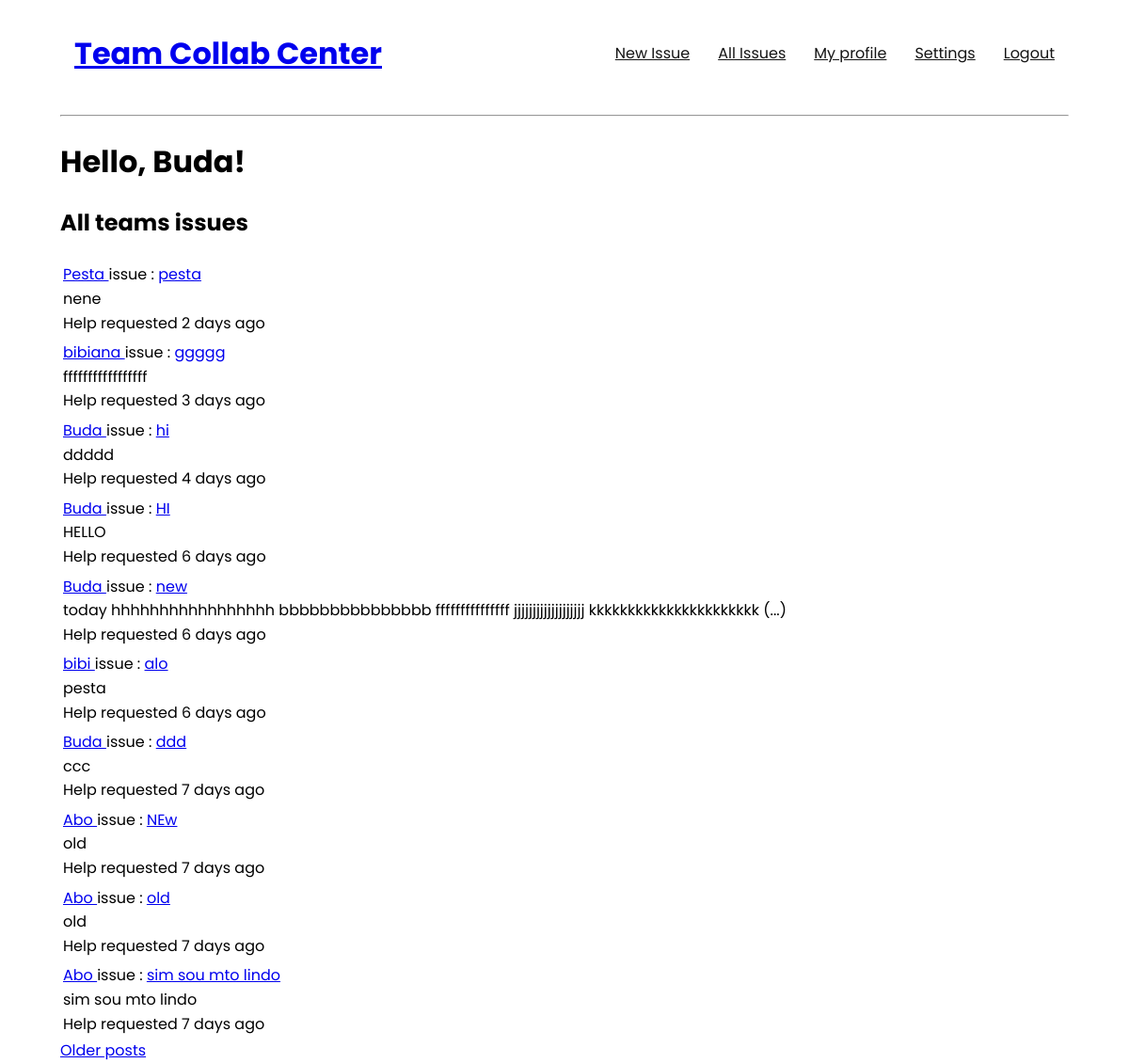
Page /explore (signed in) on the committed database.
### app/models.py (models this page shows, shortened)
class User(UserMixin, db.Model):
    __tablename__='users'
    id = db.Column(db.Integer, primary_key=True)
    username = db.Column(db.String(64), index=True, unique=True)
    email = db.Column(db.String(120), index=True, unique=True)
    password_hash = db.Column(db.String(128))
    posts = db.relationship('Post', backref='author', lazy='dynamic')
    position_id = db.Column(db.Integer, db.ForeignKey('position.id'))
    about_me = db.Column(db.String(240))
    last_seen = db.Column(db.DateTime, default=datetime.utcnow)
    team_id = db.Column(db.Integer, db.ForeignKey('teams.id'))
    comments = db.relationship('Comment', backref='comment_author', lazy='dynamic')

class Post(db.Model):
    __tablename__='posts'
    id = db.Column(db.Integer, primary_key=True)
    title = db.Column(db.String(64))
    description = db.Column(db.String(1000))
    timestamp = db.Column(db.DateTime, index=True, default=datetime.utcnow)
    user_id = db.Column(db.Integer, db.ForeignKey('users.id'))
    team_id = db.Column(db.Integer, db.ForeignKey('teams.id'))
    comments = db.relationship('Comment', backref='comment_ticket', lazy='dynamic')

### app/routes.py (the view)
@app.route('/explore')
@login_required
def explore():
    page = request.args.get('page', 1, type=int)
    posts = Post.query.order_by(Post.timestamp.desc()).paginate(
        page, app.config['POSTS_PER_PAGE'], False)
    next_url = url_for('explore', page=posts.next_num) \
        if posts.has_next else None
    prev_url = url_for('explore', page=posts.prev_num) \
        if posts.has_prev else None
    return render_template('explore.html', title='Explore', posts=posts.items,
                          next_url=next_url, prev_url=prev_url)

### app/models.py (called while the page is built)
@login.user_loader
def load_user(id):
    return User.query.get(int(id))

### app/routes.py (called while the page is built)
@app.before_request
def before_request():
    if current_user.is_authenticated:
        current_user.last_seen = datetime.utcnow()
        db.session.commit()

### app/templates/explore.html (shortened to what this page needs)
{% extends "base.html" %}
{% block content %}
    <h1>Hello, {{ current_user.username }}!</h1>
    <h2>All teams issues</h2>
    {% for post in posts %}
        {% include '_post.html' %}
    {% endfor %}
    {% if next_url %}
    <a href="{{ next_url }}">Older posts</a>
    {% endif %}
{% endblock %}

### app/templates/_post.html
<table>
    <tr valign="top">
        <td>
            <a href="{{ url_for('user', username=post.author.username) }}">
            {{ post.author.username }}
            </a>
            issue : <a href="{{ url_for('post_view', id=post.id) }}">{{ post.title }}</a>
            <br>
            {% if post.description|length < 20 %}
                {{ post.description }}
            {% else %}
                {{ post.description[0:100] }} (...)
            {% endif %}
            <br>
            Help requested {{ moment(post.timestamp).fromNow() }}
        </td>
    </tr>
</table>

### app/static/styles/style.css (style rules this page uses)
* { -webkit-box-sizing: border-box; box-sizing: border-box; }
body { font-family: 'Poppins', sans-serif; line-height: 1.6; margin: 0 4rem; }

### rows in the picture
User: username "Buda"
Post: author.username "Pesta", title "pesta", description "nene", timestamp "2 days ago"
Post: author.username "bibiana", title "ggggg", description "fffffffffffffffff", timestamp "3 days ago"
Post: author.username "Buda", title "hi", description "ddddd", timestamp "4 days ago"
Post: author.username "Buda", title "HI", description "HELLO", timestamp "6 days ago"
Post: author.username "Buda", title "new", description "today hhhhhhhhhhhhhhhhh bbbbbbbbbbbbbbb fffffffffffffff jjjjjjjjjjjjjjjjjjj kkkkkkkkkkkkkkkkkkkkkk", timestamp "6 days ago"
Post: author.username "bibi", title "alo", description "pesta", timestamp "6 days ago"
Post: author.username "Buda", title "ddd", description "ccc", timestamp "7 days ago"
Post: author.username "Abo", title "NEw", description "old", timestamp "7 days ago"
Post: author.username "Abo", title "old", description "old", timestamp "7 days ago"
Post: author.username "Abo", title "sim sou mto lindo", description "sim sou mto lindo", timestamp "7 days ago"
